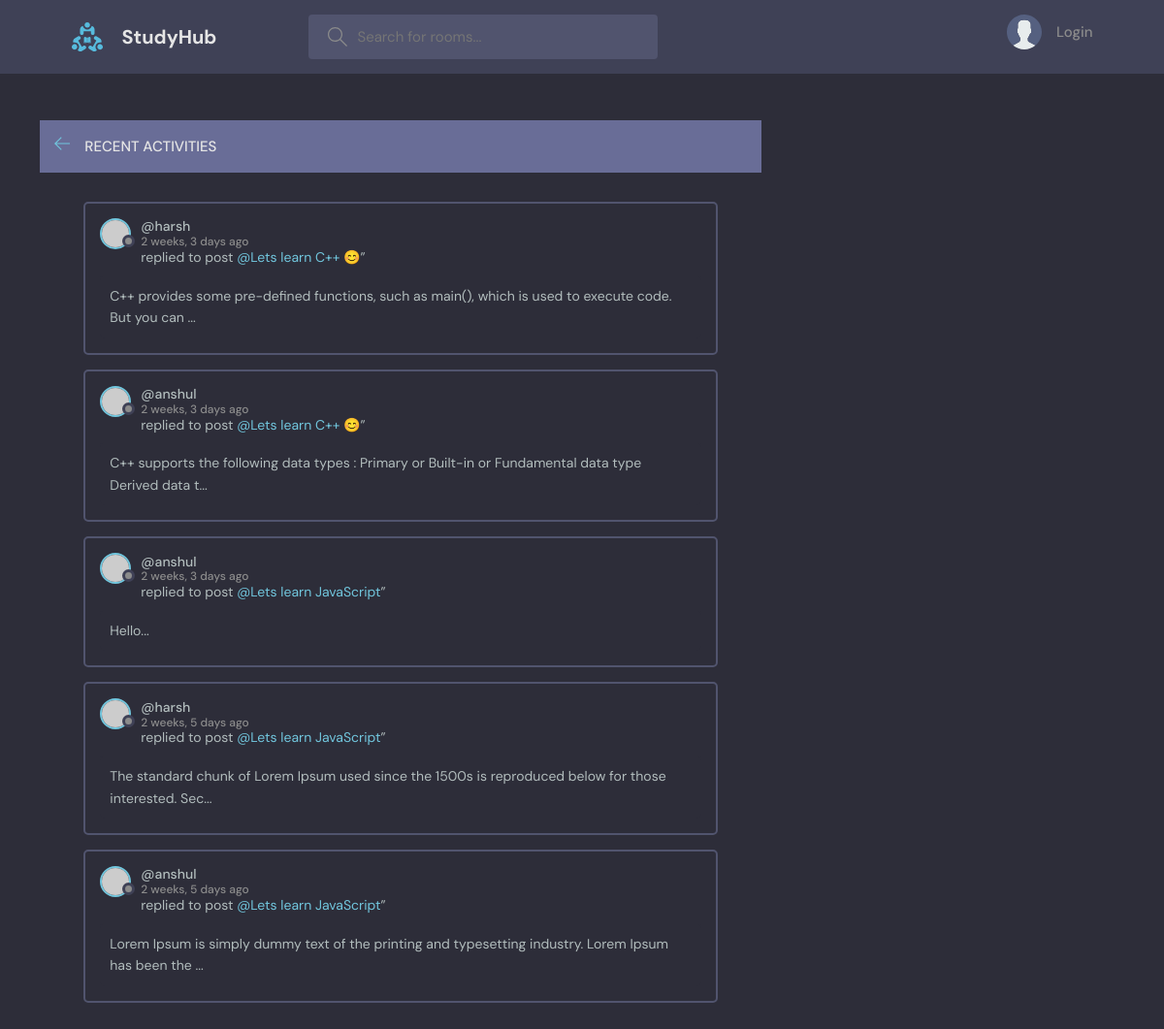
The page /recent-activity on the database as committed earlier.
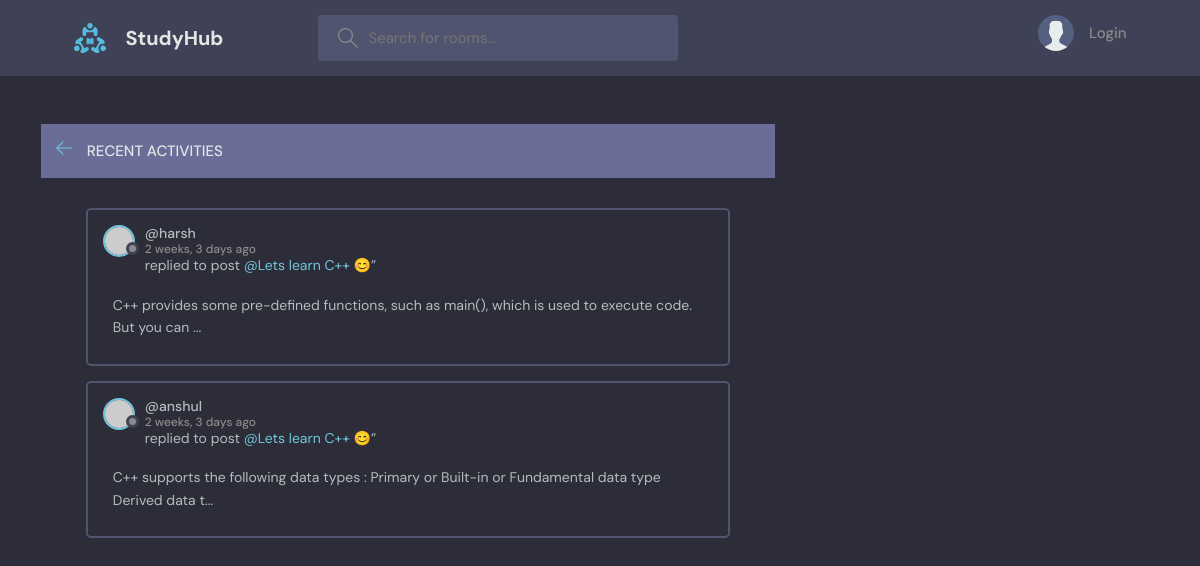
The same page on the database as committed later.
### base/models.py (models this page shows, shortened)
class Message(models.Model):
    user = models.ForeignKey( User, on_delete=models.CASCADE)
    room =  models.ForeignKey(Room , on_delete=models.CASCADE)
    body = models.TextField()
    updated = models.DateTimeField(auto_now=True)
    created = models.DateTimeField(auto_now_add=True)
    class Meta:
        ordering = ['-updated' , '-created']
    def __str__(self):
        return self.body[:100]

class Room(models.Model):
    host = models.ForeignKey(User , on_delete=models.SET_NULL , null=True)
    topic =models.ForeignKey(Topic , on_delete=models.SET_NULL , null=True )
    name = models.CharField(max_length=200)
    description = models.TextField(null=True , blank=True)
    participants = models.ManyToManyField(User , related_name='participants' ,blank=True)
    updated = models.DateTimeField(auto_now=True)
    created = models.DateTimeField(auto_now_add=True)
    class Meta:
        ordering = ['-updated' , '-created']

### base/views.py (the view)
# urls.py: path('recent-activity' , views.activityPage , name='recent-activity'),
def activityPage(request):
    room_messages = Message.objects.all()
    return render(request , 'base/activity_page.html' , {'room_messages':room_messages})

### base/templates/base/activity_page.html (shortened to what this page needs)
{% extends 'main.html' %} {% block content %}
<div class="participant scroll">
  <main class="layout">
    <div class="container">
      <div class="layout">
        <div class="layout__boxHeader">
          <div class="layout__boxTitle">
            <a href="{{request.META.HTTP_REFERER}}">
              <svg
                version="1.1"
                xmlns="http://www.w3.org/2000/svg"
                width="32"
                height="32"
                viewBox="0 0 32 32"
              >
                <title>arrow-left</title>
                <path
                  d="M13.723 2.286l-13.723 13.714 13.719 13.714 1.616-1.611-10.96-10.96h27.625v-2.286h-27.625l10.965-10.965-1.616-1.607z"
                ></path>
              </svg>
            </a>
            <h3>Recent Activities</h3>
          </div>
        </div>
        <div class="activities-page layout__body">
          {% for message in room_messages %}
          <div class="activities__box">
            <div class="activities__boxHeader roomListRoom__header">
              <a
                href="{% url 'user-profile'  message.user.id %}"
                class="roomListRoom__author"
              >
                <div class="avatar avatar--small">
                  <img src="https://randomuser.me/api/portraits/women/11.jpg" />
                </div>
                <p>
                  @{{message.user.username}}
                  <span>{{message.created|timesince}} ago</span>
                </p>
              </a>
            </div>
            <div class="activities__boxContent">
              <p>
                replied to post
                <a href="{% url 'room' message.room.id %}"
                  >@{{message.room.name}}</a
                >”
              </p>
              <div class="activities__boxRoomContent">{{message}}...</div>
            </div>
          </div>
          {% endfor %}
        </div>
      </div>
    </div>
  </main>
</div>
{% endblock content%}

Rows that differ between the two databases and show on the page:
removed Message: user.username "anshul", created "2 weeks, 3 days", room.name "Lets learn JavaScript", body "Hello"
removed Message: user.username "harsh", created "2 weeks, 5 days", room.name "Lets learn JavaScript", body "The standard chunk of Lorem Ipsum used since the 1500s is reproduced below for those interested. Sec"
removed Message: user.username "anshul", created "2 weeks, 5 days", room.name "Lets learn JavaScript", body "Lorem Ipsum is simply dummy text of the printing and typesetting industry. Lorem Ipsum has been the"
